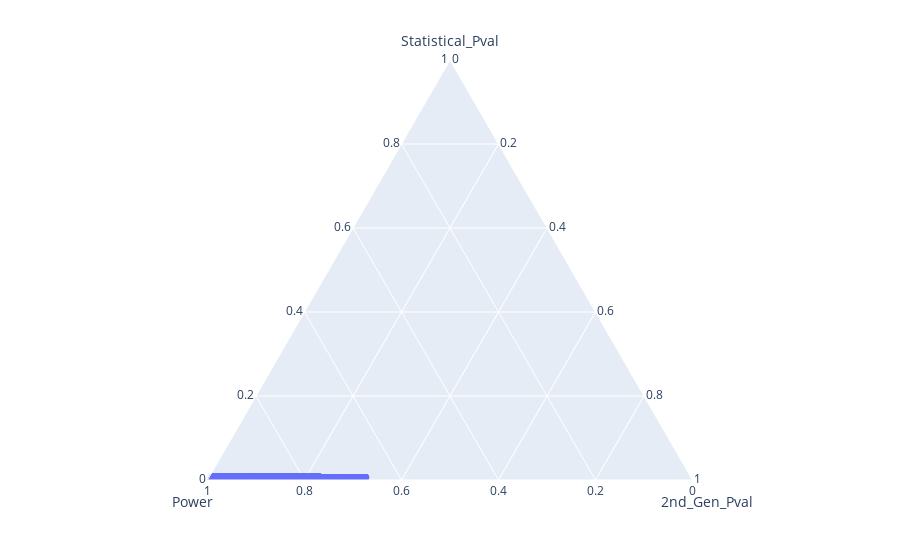

The notebook cell saved with this chart:
### Code cell
fig = px.scatter_ternary(df1, a="Statistical_Pval", b="Power", c="2nd_Gen_Pval")
fig.show()

### Figure 1 — Plotly figure (JSON) as saved in the notebook; plotly's stock layout.template omitted (floating-point values rounded to 4 significant figures; data arrays with more than 128 entries replaced by an {"elided": "..."} marker saying what was removed)
{"data": [{"a": {"elided": "33655 float values"}, "b": {"elided": "33655 float values"}, "c": {"elided": "33655 float values"}, "hovertemplate": "Statistical_Pval=%{a}<br>Power=%{b}<br>2nd_Gen_Pval=%{c}<extra></extra>", "legendgroup": "", "marker": {"color": "#636efa", "symbol": "circle"}, "mode": "markers", "name": "", "showlegend": false, "subplot": "ternary", "type": "scatterternary"}], "layout": {"legend": {"tracegroupgap": 0}, "margin": {"t": 60}, "ternary": {"aaxis": {"title": {"text": "Statistical_Pval"}}, "baxis": {"title": {"text": "Power"}}, "caxis": {"title": {"text": "2nd_Gen_Pval"}}, "domain": {"x": [0, 1], "y": [0, 1]}}}}
